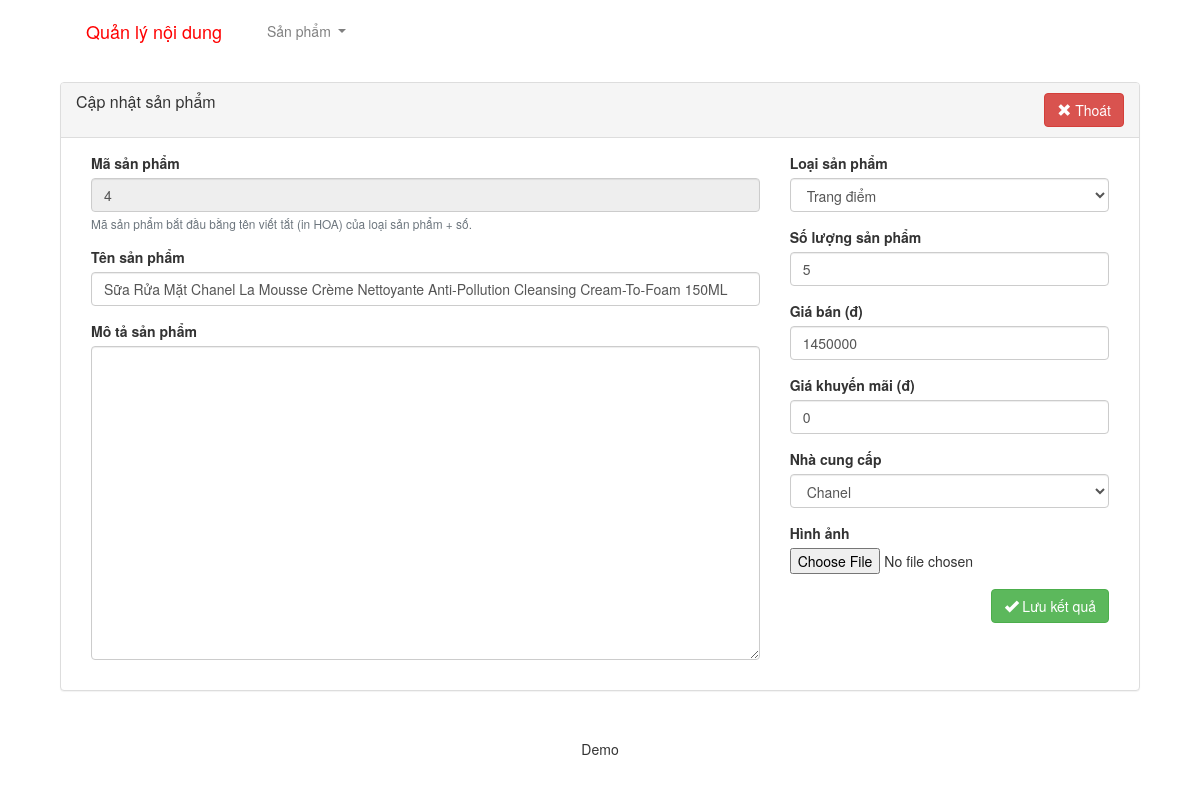
The app's page /website/admin/index.php?option=product&cat=update&id=4 with its own data.
### tables this page shows
CREATE TABLE `sanpham` (
  `MaSP` int(5) NOT NULL,
  `TenSP` varchar(200) NOT NULL,
  `SoLuongNhap` int(11) NOT NULL,
  `GiaBan` int(20) NOT NULL,
  `GiaKhuyenMai` int(20) DEFAULT NULL,
  `MaNCC` char(10) NOT NULL,
  `MaLoaiSP` char(10) NOT NULL,
  `MoTa` varchar(500) NOT NULL,
  `ThungRac` int(1) NOT NULL,
  `HinhAnh` char(100) NOT NULL
);

### website/admin/core/Database.php (called while the page is built, shortened)
<?php
class Database extends WebConfig
{
    var $conn;
    function __construct()
    {
        $this->conn = mysqli_connect($this->servername, $this->username,
                                        $this->password, $this->database);
        mysqli_set_charset($this->conn, 'utf8');
    }
    function TableName($name){
        return $this->tiento.$name;
    }
    function QueryOne($sql){
        $result = mysqli_query($this->conn, $sql);
        $row = mysqli_fetch_assoc($result);
        return $row;
    }
    function QueryAll($sql){
        $a = array();
        $result = mysqli_query($this->conn, $sql);
        while ($row = mysqli_fetch_assoc($result)){
            $a[] = $row;
        }
        return $a;
    }
}
?>

### website/admin/models/Category.php (called while the page is built, shortened)
<?php
class Category extends Database
{
    function __construct()
    {
        $this->table = $this->TableName('loaisanpham');
    }
    function category_list(){
        $sql = "SELECT MaLoaiSP, TenLoaiSP FROM $this->table ORDER BY TenLoaiSP DESC ";
        return $this->QueryAll($sql);
    }
}
?>

### website/admin/index.php (called while the page is built, shortened)
<?php
    include_once('../admin/core/Database.php');
    include_once('../admin/core/load.php');
    loadTemplate('layoutadmin');
?>

### website/admin/models/Supplier.php (called while the page is built, shortened)
<?php
    class Supplier extends Database
    {
        function __construct()
        {
            $this->table = $this->TableName('nhacungcap');
        }
        function selectAll(){
            $sql = "SELECT * FROM $this->table";
            return $this->QueryAll($sql);
        }
    }
?>

### website/admin/models/Product.php (called while the page is built, shortened)
<?php
class Product extends Database{
    function __construct()
    {
        $this->table = $this->TableName('sanpham');
    }
    function product_detail($id){
        $sql = "SELECT * FROM $this->table WHERE MaSP = '$id'
        ";
        return $this->QueryOne($sql);
    }
}
?>

### website/admin/views/components/product/update.php (the view, shortened to what this page needs)
<?php
$id=$_REQUEST['id'];
$product = loadModel('product');
$row = $product->product_detail($id);
$category = loadModel('category');
$supplier = loadModel('supplier');
$listcatid = $category->category_list();
$listsuppid = $supplier->selectAll();
$optioncatid = "";
foreach($listcatid as $c){
    if ($c['MaLoaiSP']==$row['MaLoaiSP']) {
        $optioncatid.="<option selected value = '".$c['MaLoaiSP']."'>".$c['TenLoaiSP']."</option>";
    }
    else {
        $optioncatid.="<option  value = '".$c['MaLoaiSP']."'>".$c['TenLoaiSP']."</option>";
    }
}
$optionsuppid = "";
foreach($listsuppid as $s){
    if ($s['MaNCC']==$row['MaNCC']){
        $optionsuppid.="<option selected value = '".$s['MaNCC']."'>".$s['TenNhaCC']."</option>";
    }
    else {
    $optionsuppid.="<option value = '".$s['MaNCC']."'>".$s['TenNhaCC']."</option>";
    }
 }
?>
<form action="index.php?option=product&cat=xuly&id=<?php echo $row['MaSP'];?>" method="post" enctype="multipart/form-data" style="width: 100%;">
    <div class="panel panel-default" >
        <div class="panel-heading">
            <div class="row">
                <div class="col-md-6">
                    <h3 class="panel-title">Cập nhật sản phẩm</h3>
                </div>
                <div class="col-md-6 text-right">
                    <a class="btn btn-danger" href="index.php?option=product" role="button">
                        <span class="glyphicon glyphicon-remove"></span> Thoát
                    </a>
                </div>
            </div>
        </div>
        <div class="panel-body">
            <div class="table-responsive">
                <div class="col-md-8">
                    <div class="form-group">
                        <label>Mã sản phẩm</label>
                        <input type="text" class="form-control" name="MaSP" placeholder="TD01" readonly value="<?php echo $row['MaSP'];?>">
                        <small class="form-text text-muted">Mã sản phẩm bắt đầu bằng tên viết tắt (in HOA) của loại sản phẩm + số.</small>
                    </div>
                    <div class="form-group">
                        <label>Tên sản phẩm</label>
                        <input type="text" class="form-control" name="TenSP" value="<?php echo $row['TenSP'];?>">
                    </div>
                    <div class="form-group">
                        <label>Mô tả sản phẩm</label>
                        <textarea class="form-control" name="MoTa" rows="15"><?php echo $row['MoTa'];?></textarea>
                    </div>
                </div>
                <div class="col-md-4">
                    <div class="form-group">
                        <label>Loại sản phẩm</label>
                        <select class="form-control" name="MaLoaiSP">
                            <?php echo $optioncatid;?>
                        </select>
                    </div>
                    <div class="form-group">
                        <label>Số lượng sản phẩm </label>
                        <input type="number" class="form-control" name="SoLuongNhap" value="<?php echo $row['SoLuongNhap'];?>" min="1" step="1">
                    </div>
                    <div class="form-group">
                        <label>Giá bán (đ)</label>
                        <input type="number" class="form-control" name="GiaBan" value="<?php echo $row['GiaBan'];?>" min='1000'>
                    </div>
                    <div class="form-group">
                        <label>Giá khuyến mãi (đ)</label>
                        <input type="number" class="form-control" name="GiaKhuyenMai" value="<?php echo $row['GiaKhuyenMai'];?>" min="0">
                    </div>
                    <div class="form-group">
                        <label>Nhà cung cấp</label>
                        <select class="form-control" name="MaNCC" >
                            <?php echo $optionsuppid;?>
                        </select>
                    </div>
                    <div class="form-group">
                        <label>Hình ảnh</label>
                        <input type="file" class="form-control-file" name="HinhAnh">
                    </div>
                    <div class="text-right">
                        <button name="CAPNHAT" type="submit" class="btn btn-success">
                            <span class="glyphicon glyphicon-ok"></span> Lưu kết quả
                        </button>
                    </div>
                </div>
            </div>
        </div>
    </div>
</form>

### records on screen
sanpham: MaSP "4", TenSP "Sữa Rửa Mặt Chanel La Mousse Crème Nettoyante Anti-Pollution Cleansing Cream-To-Foam 150ML", SoLuongNhap "5", GiaBan "1450000", GiaKhuyenMai "0"

### other values on screen
form field MaLoaiSP "Trang điểm"
form field MaNCC "Chanel"
